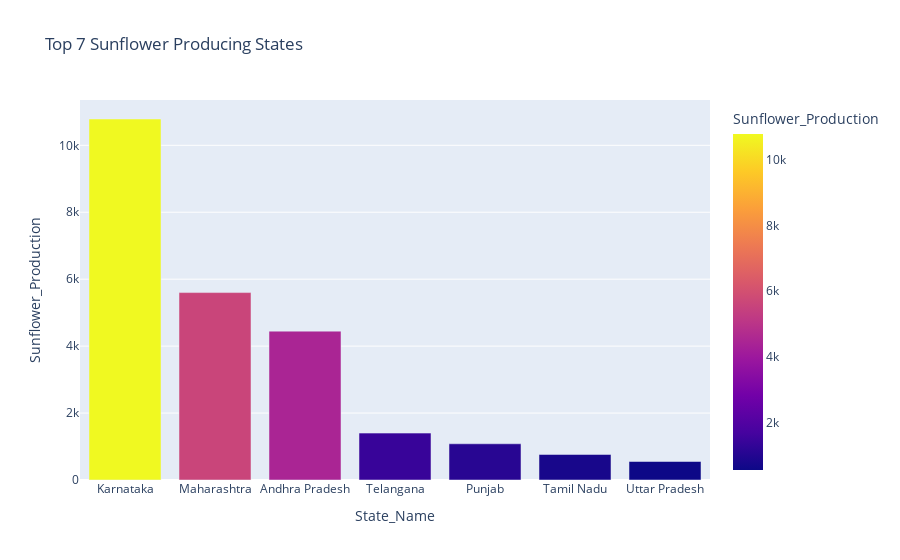

Write notebook code for a chart like this one.
### Code cell
#3.Top 7 SUNFLOWER PRODUCTION  State
sunflower_production = df.groupby('State_Name')['Sunflower_Production'].sum().sort_values(ascending=False).head(7).reset_index()
fig_sunflower = px.bar(sunflower_production, x='State_Name', y ='Sunflower_Production', color='Sunflower_Production', title='Top 7 Sunflower Producing States')
fig_sunflower.show()

### Figure 1 — Plotly figure (JSON) as saved in the notebook; plotly's stock layout.template omitted (floating-point values rounded to 4 significant figures)
{"data": [{"hovertemplate": "State_Name=%{x}<br>Sunflower_Production=%{marker.color}<extra></extra>", "legendgroup": "", "marker": {"color": [10790.0, 5599.0, 4448.0, 1401.0, 1082.0, 762.4, 552.7], "coloraxis": "coloraxis", "pattern": {"shape": ""}}, "name": "", "orientation": "v", "showlegend": false, "textposition": "auto", "type": "bar", "x": ["Karnataka", "Maharashtra", "Andhra Pradesh", "Telangana", "Punjab", "Tamil Nadu", "Uttar Pradesh"], "xaxis": "x", "y": [10790.0, 5599.0, 4448.0, 1401.0, 1082.0, 762.4, 552.7], "yaxis": "y"}], "layout": {"barmode": "relative", "coloraxis": {"colorbar": {"title": {"text": "Sunflower_Production"}}, "colorscale": [[0, "#0d0887"], [0.1111, "#46039f"], [0.2222, "#7201a8"], [0.3333, "#9c179e"], [0.4444, "#bd3786"], [0.5556, "#d8576b"], [0.6667, "#ed7953"], [0.7778, "#fb9f3a"], [0.8889, "#fdca26"], [1, "#f0f921"]]}, "legend": {"tracegroupgap": 0}, "title": {"text": "Top 7 Sunflower Producing States"}, "xaxis": {"anchor": "y", "domain": [0, 1], "title": {"text": "State_Name"}}, "yaxis": {"anchor": "x", "domain": [0, 1], "title": {"text": "Sunflower_Production"}}}}
